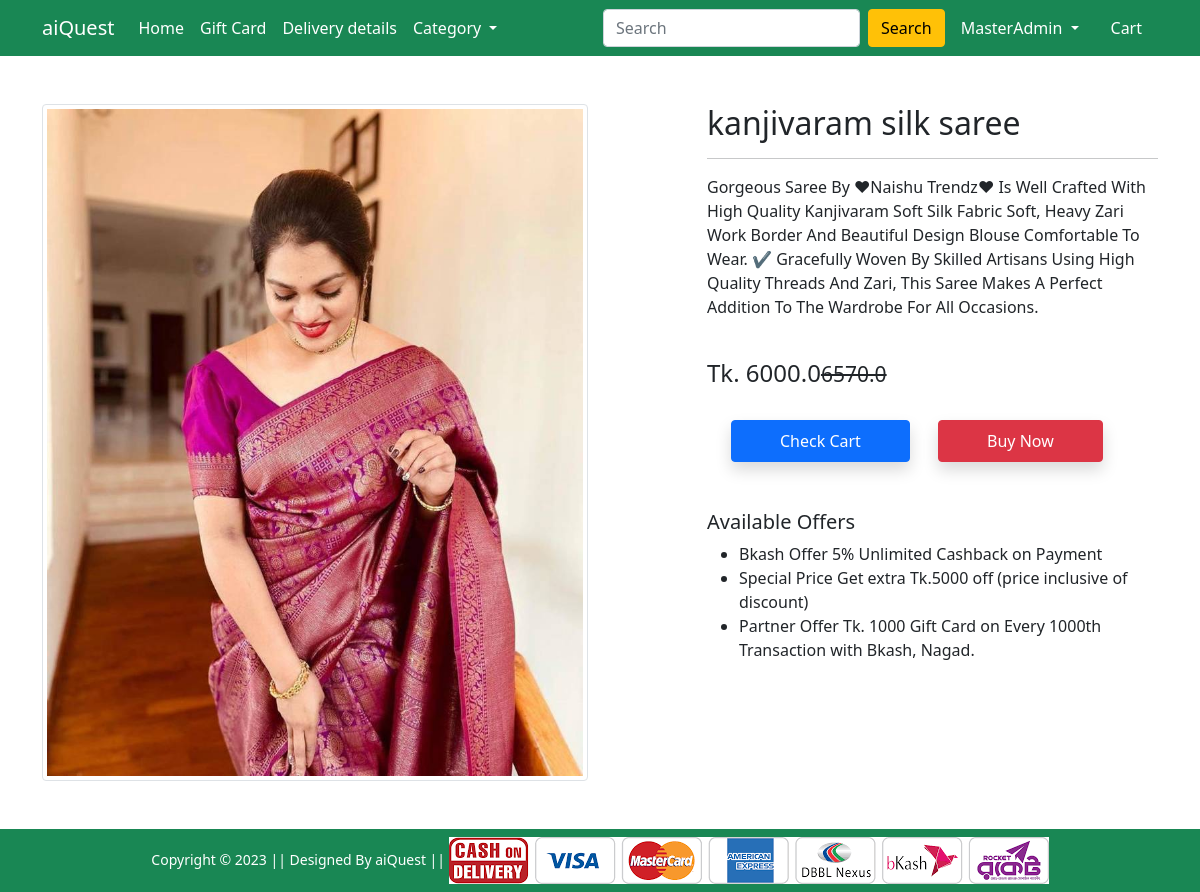
Page /product-detail/1/ (signed in) on the committed database.
### Shop/models.py (models this page shows, shortened)
class Product(models.Model):
    title = models.CharField(max_length=100)
    selling_rice = models.FloatField()
    discount_price = models.FloatField()
    discription = models.TextField()
    brand = models.CharField(max_length=100)
    category = models.CharField(choices=CATEGORY_CHOICES, max_length=4)
    product_img = models.ImageField(upload_to='product_img')

### Shop/views.py (the view)
# urls.py: path('product-detail/<int:pk>/', views.ProductDetails.as_view(), name='product-detail'),
class ProductDetails(View):
     def get(self, request, pk):
          product = Product.objects.get(pk=pk)
          item_already_in_cart = False
          if request.user.is_authenticated:
               item_already_in_cart = Cart.objects.filter(Q(prodcut=product.id) & Q(user=request.user)).exists()
               context ={
                    'product':product,
                    'item_already_in_cart':item_already_in_cart,
               }
          return render(request, 'Shop/productdetail.html',context)

### Shop/templates/Shop/productdetail.html (shortened to what this page needs)
{% extends 'Shop/base.html' %}
{% load static %}
{% block main-content %}
<div class="container my-5">
    <div class="row">
        <div class="col-sm-6 text-center align-self-center">
            <img src="{{product.product_img.url}}" alt="" class="img-fluid img-thumbnail">
        </div>
        <div class="col-sm-5 offset-sm-1">
            <h2>{{product.title}}</h2>
            <hr>
            <p>{{product.discription}}</p> <br>
            <h4>Tk. {{product.discount_price}}<small class="fw-light text-decoration-line-through">{{product.selling_rice}}</small></h4> <br>
            {% if item_already_in_cart %}
            <a href="{% url 'my_cart' %}" class="btn btn-primary shadow px-5 py-2 ms-4">Check Cart</a>
            {% else %}
            <form action="/cart" class="d-inline">
                <input type="hidden" name="product_id" value="{{product.id}}" id="product_id">
                <button type="submit" class="btn btn-primary shadow px-5 py-2">Add to Cart</button>
            </form>
            {% endif %}
            <a href="{% url 'checkout' %}" class="btn btn-danger shadow px-5 py-2 ms-4">Buy Now</a>
            <h5 class="mt-5">Available Offers</h5>
            <ul>
                <li>Bkash Offer 5% Unlimited Cashback on Payment</li>
                <li>Special Price Get extra Tk.5000 off (price inclusive of discount)</li>
                <li>Partner Offer Tk. 1000 Gift Card on Every 1000th Transaction with Bkash, Nagad.</li>
            </ul>
        </div>
    </div>
</div>
{% endblock main-content %}

### Shop/templates/Shop/base.html (shortened to what this page needs)
<!doctype html>
{% load static %}
<html lang="en">
<head>
    <link href="https://cdn.jsdelivr.net/npm/bootstrap@5.0.0-beta1/dist/css/bootstrap.min.css" rel="stylesheet"
>
    <link rel="stylesheet" href="{% static 'Shop/css/owl.carousel.min.css' %}">
    <link rel="stylesheet" href="{% static 'Shop/css/all.min.css' %}">
    <link rel="stylesheet" href="{% static 'Shop/css/style.css' %}">
</head>
<body>
    <nav class="navbar navbar-expand-lg navbar-dark bg-success">
        <div class="container">
            <a class="navbar-brand" href="/">aiQuest</a>
            <div class="collapse navbar-collapse" id="navbarSupportedContent">
                <ul class="navbar-nav me-auto mb-2 mb-lg-0">
                    <li class="nav-item">
                        <a class="nav-link active" aria-current="page" href="/">Home</a>
                    </li>
                    <li class="nav-item">
                        <a class="nav-link active" aria-current="page" href="www.gmail.com">Gift Card</a>
                    </li>
                    <li class="nav-item">
                        <a class="nav-link active" aria-current="page" href="#">Delivery details</a>
                    </li>
                    <li class="nav-item dropdown">
                        <a class="nav-link dropdown-toggle text-white" href="#" id="electronicsDropdown" role="button"
                            data-bs-toggle="dropdown" aria-expanded="false">
                            Category
                        </a>
                    </li>
                </ul>
                <form class="d-flex" action="{% url 'search' %}" method="GET">
                    <input class="form-control me-2" name="quary" type="search" placeholder="Search" aria-label="Search">
                    <button class="btn btn-warning" type="submit">Search</button>
                </form>
                <div>
                    <ul class="navbar-nav me-auto mb-2 mb-lg-0">
                        <li class="nav-item dropdown mx-2">
                            {% if request.user.is_authenticated %}
                            <a class="nav-link dropdown-toggle text-white" href="#" id="profileDropdown" role="button"
                                data-bs-toggle="dropdown" aria-expanded="false">
                                {{request.user.username|capfirst}}
                            </a>
                        </li>
                        <li class="nav-item mx-2">
                            <a href="{% url 'my_cart' %}" class="nav-link text-white"> Cart </a>
                        </li>
                        {% endif %}
                    </ul>
                </div>
            </div>
        </div>
    </nav>
    {% block main-content %} {% endblock main-content %}
    <footer class="container-fluid bg-success text-center p-2 mt-5">
        <small class="text-white">Copyright &copy; 2023 || Designed By aiQuest || </small>
        <img src="{% static 'Shop/images/paymentlogo.png' %}" alt="" srcset="" class="img-fluid" height="2px">
    </footer>
</body>
</html>

### rows in the picture
Product: product_img (picture), title "kanjivaram silk saree", discription "Gorgeous Saree By ♥Naishu Trendz♥ Is Well Crafted With High Quality Kanjivaram Soft Silk Fabric Soft, Heavy Zari Work Border And Beautiful Design Blouse Comfortable To Wear. ✔ Gracefully Woven By Skilled Artisans Using High Quality Threads And Zari, This Saree Makes A Perfect Addition To The Wardrobe For All Occasions.", discount_price "6000.0", selling_rice "6570.0"

### other values in the picture
{{ request.user.username|capfirst }} "MasterAdmin"
